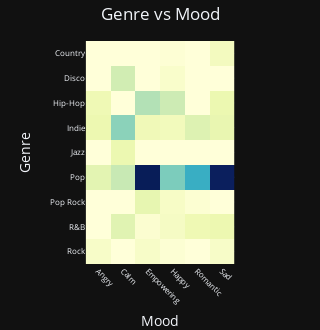

The notebook cell saved with this chart:
### Markdown cell above
# Heatmap
1) Axis
    - x axis represents mood
    - y axis represent genres

2) Cells
    - the color intensity of the cell indicates the magnitude of the play count for that specific combination of mood and genre

3) Color Scale 
    - Lighter color (yellow): lower play counts
    - Darker color (blue): higher play counts

4) Insight 
    - Based on the color scale, pop songs are the dominating genre in my music consumption across 2014 to 2024. I am a girly pop. 
    - Pop genre has the darkest blue under 'empowering' and 'sad' mood, followed by 'romantic' and 'happy'
    - I listen to a lot of pop, indie, hip-hop and rock songs when I am angry or irritated
    - I associate calmness with jazz, indie and R&B songs.
    - I listen to a lot of hip-hop to feel empowered and motivated.
    - I tune in to R&B and Indie when I'm feeling affectionate.
    - Jazz songs are the only genre that I link exclusively to a calm mood.

### Code cell
# Create a pivot table for Genre vs Mood
genre_mood_pivot = genre_mood.pivot_table(
    index='Genre', 
    columns='Mood', 
    values='play_count', 
    aggfunc='sum', 
    fill_value=0
)

# Create a heatmap with dark mode and centered title
fig = px.imshow(
    genre_mood_pivot.values, 
    labels=dict(x='Mood', y='Genre', color='Play Count'),
    x=genre_mood_pivot.columns,
    y=genre_mood_pivot.index,
    color_continuous_scale='YlGnBu', 
    title='Genre vs Mood'
)

# Apply dark mode and center the title
fig.update_layout(
    template='plotly_dark',  # Apply dark mode
    title={'x': 0.5},         # Center the title
    width=280,
    height=330,
    showlegend=False,
    coloraxis_showscale=False,
    margin=dict(t=40, b=0, l=0, r=0),
    xaxis=dict(
        tickangle=45,  # Tilt x-axis labels by 45 degrees
        tickfont=dict(size=8)  # Adjust font size for x-axis
    ),
    yaxis=dict(
        tickfont=dict(size=8)  # Adjust font size for y-axis
    ) 
)

fig.write_html("./static/charts/heatmap.html")

# Show the plot
fig.show()

### Figure 1 — Plotly figure (JSON) as saved in the notebook; plotly's stock layout.template omitted (floating-point values rounded to 4 significant figures)
{"data": [{"coloraxis": "coloraxis", "hovertemplate": "Mood: %{x}<br>Genre: %{y}<br>Play Count: %{z}<extra></extra>", "name": "0", "type": "heatmap", "x": ["Angry", "Calm", "Empowering", "Happy", "Romantic", "Sad"], "xaxis": "x", "y": ["Country", "Disco", "Hip-Hop", "Indie", "Jazz", "Pop", "Pop Rock", "R&B", "Rock"], "yaxis": "y", "z": [[0, 0, 0, 45, 0, 216], [0, 577, 0, 113, 0, 0], [302, 0, 762, 619, 0, 343], [333, 949, 279, 240, 476, 373], [0, 344, 0, 0, 0, 0], [424, 664, 2675, 1022, 1409, 2645], [0, 0, 384, 155, 55, 0], [0, 447, 73, 178, 306, 333], [140, 0, 140, 49, 0, 142]]}], "layout": {"coloraxis": {"colorbar": {"title": {"text": "Play Count"}}, "colorscale": [[0, "rgb(255,255,217)"], [0.125, "rgb(237,248,177)"], [0.25, "rgb(199,233,180)"], [0.375, "rgb(127,205,187)"], [0.5, "rgb(65,182,196)"], [0.625, "rgb(29,145,192)"], [0.75, "rgb(34,94,168)"], [0.875, "rgb(37,52,148)"], [1, "rgb(8,29,88)"]], "showscale": false}, "height": 330, "margin": {"b": 0, "l": 0, "r": 0, "t": 40}, "showlegend": false, "title": {"text": "Genre vs Mood", "x": 0.5}, "width": 280, "xaxis": {"anchor": "y", "constrain": "domain", "domain": [0, 1], "scaleanchor": "y", "tickangle": 45, "tickfont": {"size": 8}, "title": {"text": "Mood"}}, "yaxis": {"anchor": "x", "autorange": "reversed", "constrain": "domain", "domain": [0, 1], "tickfont": {"size": 8}, "title": {"text": "Genre"}}}}
